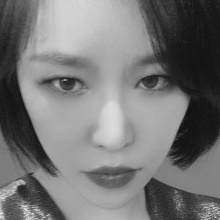
#> input picture train/1/1_16.png, 220 x 220 px, found by its file name; its folder holds only this picture in this run
$ jupyter execute --allow-errors face_detection.ipynb   (shell and % lines are left out)
#> lines starting #> are read from the running program, lines starting #| are printed output that depends on the picture
#> further down, image is the input picture: shape (220, 220, 3); min 11, max 227, mean 118
#> `faces = cascade.detectMultiScale(image_gs)`: faces = [[16, 16, 185, 185]]
#> the loop `for face in faces:` made 1 pass
#| save success.
#> pass 1, `crop = image_gs[y:y+h, x:x+w]`:
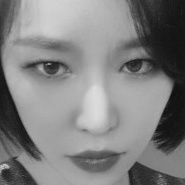
#> crop: shape (185, 185); min 11, max 221, mean 128.6
[cell 1]
import cv2
import sys
import os

[cell 2]
# 입력 파일 지정하기
image_file = "train\\"
# 캐스케이드 파일의 경로 지정하기 --- (※1)
cascade_file = "haarcascade_frontalface_alt.xml"
# 이미지 읽어 들이기 --- (※2)
#> (the rest of this cell did not finish here and is left out)

#> (a cell that did not finish here is left out)

[cell 4]
w = 'dd'
w.split()[0]

#> (a cell that did not finish here is left out)
